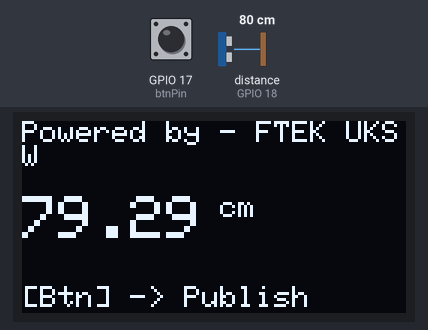
Bench run of a sketch on a simulated ESP32. Shown: 128×64 one-colour display. Wiring (inferred from the names in the program): ultrasonic range finder: trigger GPIO 5; echo GPIO 18. Inputs (shaded band) come from the test bench; at power-on: GPIO 17 (btnPin) HIGH, distance to the obstacle (sensor on GPIO 18) 80 cm. The echo pulse lasts 58.3 µs per cm; WiFi joins after 1.5 s; servers stay silent unless stated; random numbers use the default seed unless the sketch sets one; no MQTT or app messages arrive unless stated; what the sketch prints to the serial monitor is not drawn.

Above: at 3.7 s.
3.8 s: GPIO 17 (btnPin) pulled LOW for 0.15 s
At 4.1 s:
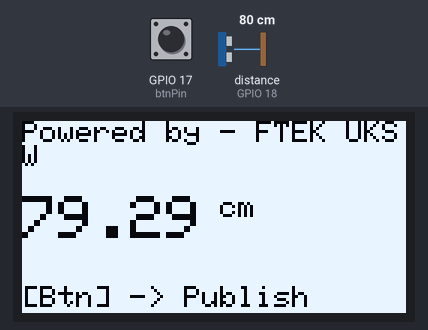
5.8 s: distance to the obstacle (sensor on GPIO 18) set to 2 cm
At 6.3 s:
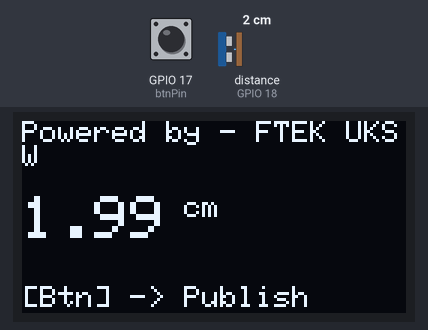
7.4 s: GPIO 17 (btnPin) pulled LOW for 1 s
At 7.68 s:
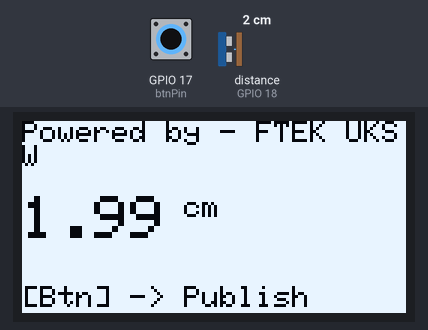
9.9 s: distance to the obstacle (sensor on GPIO 18) set to 4 cm
At 10.7 s:
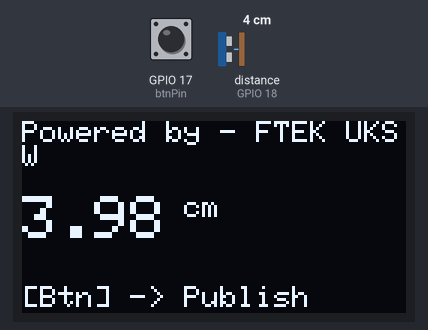
11.4 s: distance to the obstacle (sensor on GPIO 18) set to 9 cm
At 12.5 s:
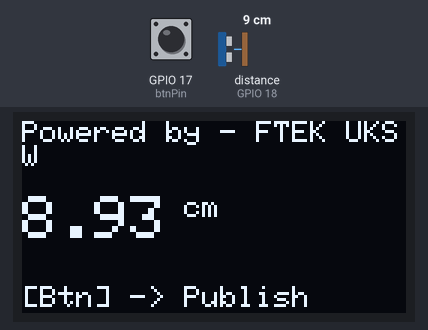
Timing chart, 0 to 13.9 s (numbered marks = the images above; inputs shaded):
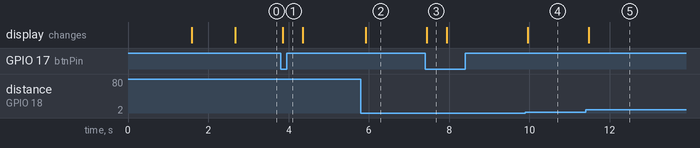

The sketch:

digital_ruler_mcu.ino
```cpp
/*
  Digital Ruler - Integrated With MQTT
  Powered by FTEK UKSW

  Semangat belajarnya yaa! :)
*/


#include <Wire.h>
#include <Adafruit_GFX.h>
#include <Adafruit_SSD1306.h>
#include <WiFi.h>
#include <PubSubClient.h>

// --- KONFIGURASI WIFI & MQTT ---
const char* ssid = "ssid";
const char* password = "password";
const char* mqtt_server = "broker.hivemq.com";
const char* mqtt_topic = "workshop/ftek/namatopic";

WiFiClient espClient;
PubSubClient client(espClient);

// -------- Global Variabel & Define ------------------- //
#define SCREEN_WIDTH 128
#define SCREEN_HEIGHT 64
#define OLED_RESET    -1
Adafruit_SSD1306 display(SCREEN_WIDTH, SCREEN_HEIGHT, &Wire, OLED_RESET);

const int echoPin = 18;
const int trigPin = 5;
const int btnPin  = 17;

long duration;
float distanceCm;
bool lastBtnState = HIGH;


void setup_wifi() {
  delay(10);
  Serial.println();
  Serial.print("Connecting to ");
  Serial.println(ssid);

  WiFi.begin(ssid, password);

  while (WiFi.status() != WL_CONNECTED) {
    delay(500);
    Serial.print(".");
  }

  Serial.println("");
  Serial.println("WiFi connected");
  Serial.println("IP address: ");
  Serial.println(WiFi.localIP());
}

void reconnect() {

  while (!client.connected()) {
    Serial.print("Menghubungkan ke MQTT...");
    String clientId = "ESP32Client-";
    clientId += String(random(0xffff), HEX);

    if (client.connect(clientId.c_str())) {
      Serial.println("connected");
    } else {
      Serial.print("failed, rc=");
      Serial.print(client.state());
      Serial.println(" try again in 5 seconds");
      delay(5000);
    }
  }
}

void setup() {
  Serial.begin(115200);

  pinMode(trigPin, OUTPUT);
  pinMode(echoPin, INPUT);
  pinMode(btnPin, INPUT_PULLUP);

  if(!display.begin(SSD1306_SWITCHCAPVCC, 0x3C)) {
    Serial.println(F("Gagal mendeteksi OLED."));
    for(;;);
  }

  // Tampilan Awal
  display.clearDisplay();
  display.setTextColor(WHITE);
  display.setTextSize(1);
  display.setCursor(0, 10);
  display.println("Digital Ruler");
  display.println("Connecting WiFi...");
  display.display();

  // Setup Koneksi
  setup_wifi();
  client.setServer(mqtt_server, 1883);

  // Tampilan Siap
  display.clearDisplay();
  display.setCursor(0, 10);
  display.println("WiFi Connected!");
  display.println("MQTT Ready.");
  display.display();
  delay(1000);
}

void loop() {
  if (!client.connected()) {
    reconnect();
  }
  client.loop();

  // --- 1. Proses Ukur Jarak ---
  digitalWrite(trigPin, LOW);
  delayMicroseconds(2);
  digitalWrite(trigPin, HIGH);
  delayMicroseconds(10);
  digitalWrite(trigPin, LOW);

  duration = pulseIn(echoPin, HIGH);
  distanceCm = duration * 0.034 / 2;

  // --- 2. Tampilkan di OLED ---
  display.clearDisplay();
  display.setTextSize(1);
  display.setCursor(0, 0);
  display.print("Powered by - ");
  display.print("FTEK UKSW");

  display.setTextSize(2);
  display.setCursor(0, 25);
  display.print(distanceCm);
  display.setTextSize(1);
  display.print(" cm");

  display.setCursor(0, 55);
  display.print("[Btn] -> Publish");
  display.display();

  // --- 3. Logic Push Button -> Publish MQTT ---
  int btnState = digitalRead(btnPin);

  if (btnState == LOW && lastBtnState == HIGH) {
    Serial.print("Push Button Ditekan! Jarak: ");
    Serial.print(distanceCm);
    Serial.println(" cm");

    String payload = String(distanceCm);

    if (client.publish(mqtt_topic, payload.c_str())) {
      Serial.println("Data terkirim ke MQTT Broker!");
      display.setCursor(80, 55);
      display.print("SENT!");
    } else {
      Serial.println("Gagal mengirim data.");
    }

    display.invertDisplay(true);
    delay(500);
    display.invertDisplay(false);
  }

  lastBtnState = btnState;
  delay(100);
}
```

Measured:
- after the input at 3.8 s, the display: changes after 0.05 s (image 1)
- after the input at 5.8 s, the display: changes after 0.12 s (image 2)
- after the input at 7.4 s, the display: changes at once (image 3)
- after the input at 9.9 s, the display: changes after 0.06 s (image 4)
- after the input at 11.4 s, the display: changes after 0.08 s (image 5)
- what the display in image 3 shows lasts 0.5 s, from 7.4 s to 7.9 s
